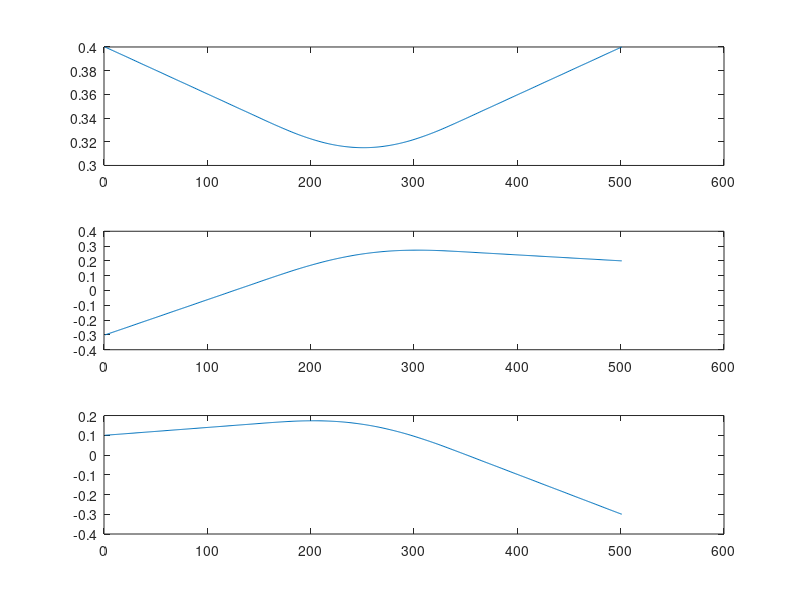

The MATLAB source for this figure: (Note: this script raises an error after producing the figure.)

% Stanford type robot manipulator of Joint Motion 
clc
clear all
close all




A = [0 0 -1 40; -1 0 0 -30; 0 1 0 10; 0 0 0 1];
B = [1 0 0 30; 0 -1 0 30; 0 0 -1 20; 0 0 0 1];
C = [0 1 0 40; 0 0 -1 20; -1 0 0 -30; 0 0 0 1];


%cm -> m
A(:, 4) =  A(:, 4)/100;
B(:, 4) =  B(:, 4)/100;
C(:, 4) =  C(:, 4)/100;

thetaA = A;
thetaB = B;
thetaC = C;
%cm -> m


s_rate = 0.002;
                       
i=1;
  
% From A to A' angle,angle_acceleration and acceleration
for sample_time=-0.5:s_rate:-0.2

    qA(:, :, i)=(thetaB-thetaA)/0.5*(sample_time+0.5)+thetaA;                
    dqA(:,:,i)=(thetaB-thetaA)/0.5;
    
    ddqA(:,i)=[0;0;0;0;0;0];
    i=i+1;
end

% Path 2 joint angle variation
% A2 means A' 
   
thetaA2=thetaA+(thetaB-thetaA)/0.5*(0.5-0.2);                        
dB=thetaA2-thetaB;

dC=thetaC-thetaB;
i=1;

  % From A to B angle,angle_acceleration and acceleration
for sample_time=(-0.2+s_rate):s_rate:(0.2-s_rate)
    h=(sample_time+0.2)/0.4;
    qB(:,:,i)=((dC*0.2/0.5+dB)*(2-h)*h^2-2*dB)*h+thetaB+dB;  
    
    dqB(:,:,i)=((dC*0.2/0.5+dB)*(1.5-h)*2*h^2-dB)/0.2;
    ddqB(:,:,i)=(dC*0.2/0.5+dB)*(1-h)*3*h/0.2^2;
    i=i+1;
end

% Path 3 joint angle variation
i=1;
for sample_time=0.2:s_rate:0.5
    h=sample_time/0.5;
    qC(:,:,i)=dC*h+thetaB;
    
    dqC(:,:,i)=dC/0.5;
    ddqC(:,i)=[0;0;0;0;0;0];
    i=i+1;
end


% From A to C angle variation at joint veiw 

figure(1)
sample_time=-0.5:s_rate:0.5;

size_qA = size(qA);
P_A = zeros(size_qA(3), 3);
for i = 1:size_qA(3)
    P_A(i, :) = qA(1:3, 4, i)';
end

size_qB = size(qB);
P_B = zeros(size_qB(3), 3);
for i = 1:size_qB(3)
    P_B(i, :) = qB(1:3, 4, i)';
end

size_qC = size(qC);
P_C = zeros(size_qC(3), 3);
for i = 1:size_qC(3)
    P_C(i, :) = qC(1:3, 4, i)';
end

P_final = [P_A; P_B; P_C];
figure;
subplot(3,1,1);plot(P_final(:,1));
subplot(3,1,2);plot(P_final(:,2));
subplot(3,1,3);plot(P_final(:,3));

function_path = "C:\Users\RTES\Desktop\Jakob\Robotics\Project\project_2\Reference\inverse_kinematics_2";
cd(function_path);
theta_A = zeros(size_qA(3), 6);
for i = 1:size_qA(3)
    theta_A(i, :) = kinematics_one_sol(qA(:, :, i));
end

theta_B = zeros(size_qB(3), 6);
for i = 1:size_qB(3)
    theta_B(i, :) = kinematics_one_sol(qB(:, :, i));
end

theta_C = zeros(size_qC(3), 6);
for i = 1:size_qC(3)
    theta_C(i, :) = kinematics_one_sol(qC(:, :, i));
end

theta_all = [theta_A; theta_B; theta_C];
size_theta_all = size(theta_all);
time_x = linspace(0,1,size_theta_all(1));
figure;
for i = 1 :6
    subplot(3,2,i);plot(time_x, theta_all(:,i));
    title("Joint " + i)
end
%theta
%{

theta_1=[qA(1,:) qB(1,:) qC(1,:)];                     
subplot(3,2,1);
plot(sample_time,theta_1);
grid
title('joint1');
ylabel('Angle(degree)');

theta_2=[qA(2,:) qB(2,:) qC(2,:)];                    
subplot(3,2,2);
plot(sample_time,theta_2);
grid
title('joint2');
ylabel('Angle(degree)');

theta_3=[qA(3,:) qB(3,:) qC(3,:)];                     
subplot(3,2,3);
plot(sample_time,theta_3);
grid
title('joint3');
ylabel('distance(cm)');

theta_4=[qA(4,:) qB(4,:) qC(4,:)];                     
subplot(3,2,4);
plot(sample_time,theta_4);
grid
title('joint4');
ylabel('Angle(degree)');

theta_5=[qA(5,:) qB(5,:) qC(5,:)];                      
subplot(3,2,5);
plot(sample_time,theta_5);
grid
title('joint5');
ylabel('Angle(degree)');

theta_6=[qA(6,:) qB(6,:) qC(6,:)];                     
subplot(3,2,6);
plot(sample_time,theta_6);
grid
title('joint6');
ylabel('Angle(degree)');
%theta


% From A to C angle veloctity variation at joint veiw 

figure(2)
subplot(3,2,1)
plot(sample_time,[dqA(1,:) dqB(1,:) dqC(1,:)]);  
grid
title('joint1');
ylabel('Angular Velocity');

subplot(3,2,2)
plot(sample_time,[dqA(2,:) dqB(2,:) dqC(2,:)]);   
grid
title('joint2');
ylabel('Angular Velocity');

subplot(3,2,3)
plot(sample_time,[dqA(3,:) dqB(3,:) dqC(3,:)]); 
grid
title('joint3');
ylabel('Velocity');

subplot(3,2,4)
plot(sample_time,[dqA(4,:) dqB(4,:) dqC(4,:)]);    
grid
title('joint4');
ylabel('Angular Velocity');

subplot(3,2,5)
plot(sample_time,[dqA(5,:) dqB(5,:) dqC(5,:)]);  
grid
title('joint5');
ylabel('Angular Velocity');

subplot(3,2,6)
plot(sample_time,[dqA(6,:) dqB(6,:) dqC(6,:)]);   
grid
title('joint6');
ylabel('Angular Velocity');

% From A to C angle acceleration variation at joint veiw 

figure(3)
subplot(3,2,1)
plot(sample_time,[ddqA(1,:) ddqB(1,:) ddqC(1,:)]);
grid
title('joint1');
ylabel('Angular Acceleration');

subplot(3,2,2)
plot(sample_time,[ddqA(2,:) ddqB(2,:) ddqC(2,:)]);
grid
title('joint2');
ylabel('Angular Acceleration');

subplot(3,2,3)
plot(sample_time,[ddqA(3,:) ddqB(3,:) ddqC(3,:)]);
grid
title('joint3');
ylabel('Acceleration');

subplot(3,2,4)
plot(sample_time,[ddqA(4,:) ddqB(4,:) ddqC(4,:)]);
grid
title('joint4');
ylabel('Angular Acceleration');

subplot(3,2,5)
plot(sample_time,[ddqA(5,:) ddqB(5,:) ddqC(5,:)]);
grid
title('joint5');
ylabel('Angular Acceleration');

subplot(3,2,6)
plot(sample_time,[ddqA(6,:) ddqB(6,:) ddqC(6,:)]);
grid
title('joint6');
ylabel('Angular Acceleration');

% Use Stanford type robot manipulator of Kinematics to convert Joint Path to Cartestion Path
% Path 1

%forward kinematics
kinematics_path = "C:\Users\RTES\Desktop\Jakob\Robotics\Project\project_2\Reference\kinematics_forward";
cd(kinematics_path);
i=1;

for t1=-0.5:s_rate:-0.2
    %qA(:,i)'
    p1=kinematics_forward(qA(:,i)');                   
    x1(i)=p1(1,4);
    y1(i)=p1(2,4);
    z1(i)=p1(3,4);
%     Cphi_1(i)=p1(4,1);
%     Ctheta1(i)=p1(5,1);
%     Cpsi_1(i)=p1(6,1);
    i=i+1;
end

% Path2

i=1;
for t2=(-0.2+s_rate):s_rate:(0.2-s_rate)
    p2=kinematics_forward(qB(:,i)');
    x2(i)=p2(1,4);
    y2(i)=p2(2,4);
    z2(i)=p2(3,4);
%     Cphi2(i)=p2(4,1);
%     Ctheta2(i)=p2(5,1);
%     Cpsi2(i)=p2(6,1);
    i=i+1;
end

% Path3

i=1;
for t3=0.2:s_rate:0.5
    %Kinematics convert
    p3=kinematics_forward(qC(:,i)');
    x3(i)=p3(1,4);
    y3(i)=p3(2,4);
    z3(i)=p3(3,4);
%     Cphi3(i)=p3(4,1);
%     Ctheta3(i)=p3(5,1);
%     Cpsi3(i)=p3(6,1);
    i=i+1;
end
%forward kinematics

%  Use Joint Motion to convert Cartesian of 3D This is figure 4
figure(4)
plot3(x1,y1,z1,x2,y2,z2,x3,y3,z3);
xlabel('x(m)');
ylabel('y(m)');
zlabel('z(m)');
text(20,10,-10,'A(20,10,-10)');
text(20,-5,10,'B(20,-5,10)');
text(-10,15,25,'C(-10,15,25)');
grid
title('3D path of Joint Motion')


% x,y,z position variation as time varies This is figure5
figure(5)
X=[x1 x2 x3];
Y=[y1 y2 y3];
Z=[z1 z2 z3];
sample_time=-0.5:s_rate:0.5;
subplot(3,1,1);
plot(sample_time,X);
grid
title('position of x');
subplot(3,1,2);
plot(sample_time,Y);
grid
title('position of y');
ylabel('Position(m)')
subplot(3,1,3);
plot(sample_time,Z);
grid
title('position of z');
xlabel('Time(s)')

% x,y,z velocity variation This is figure6  


tv=sample_time(2:length(sample_time));
% dX=diff(X)/s_rate;
% dY=diff(Y)/s_rate;
% dZ=diff(Z)/s_rate;
dX=diff(X);
dY=diff(Y);
dZ=diff(Z);
figure(6)
subplot(3,1,1);
plot(tv,dX);
grid
title('velocity of x');
subplot(3,1,2);
plot(tv,dY);
grid
title('velocity of y');
ylabel('Velocity(m/s)');
subplot(3,1,3);
plot(tv,dZ);
grid
title('velocity of z');
xlabel('Time(s)')

% x,y,z accleration variation This is figure7

ta=sample_time(3:length(sample_time));
% dX2=diff(dX)/s_rate;
% dY2=diff(dY)/s_rate;
% dZ2=diff(dZ)/s_rate;
dX2=diff(dX);
dY2=diff(dY);
dZ2=diff(dZ);
figure(7)
subplot(3,1,1);
plot(ta,dX2);
grid
title('acceleration of x');
subplot(3,1,2);
plot(ta,dY2);
grid
title('acceleration of y');
ylabel('Acceleration(m/s^2)');
subplot(3,1,3);
plot(ta,dZ2);
grid
title('acceleration of z');
xlabel('Time(s)')

% phi, theta, psi variation as time varies This is figure8
%{
figure(8)
PHI=[Cphi_1 Cphi2 Cphi3];
THETA=[Ctheta1 Ctheta2 Ctheta3];
PSI=[Cpsi_1 Cpsi2 Cpsi3];
sample_time=-0.5:s_rate:0.5;
subplot(3,1,1);
plot(sample_time,PHI);
grid
title('angle of phi');
subplot(3,1,2);
plot(sample_time,THETA);
grid
title('angle of theta');
ylabel('angle(。)')
subplot(3,1,3);
plot(sample_time,PSI);
grid
title('angle of psi');
xlabel('Time(s)')

% phi, theta, psi veloctiy variation as time varies This is figure9
tv=sample_time(2:1001);
dPHI=diff(PHI)/s_rate;
dTHETA=diff(THETA)/s_rate;
dPSI=diff(PSI)/s_rate;
figure(9)
subplot(3,1,1);
plot(tv,dPHI);
grid
title('angular velocity of phi');
subplot(3,1,2);
plot(tv,dTHETA);
grid
title('angular velocity of theta');
ylabel('angular velocity(degree/s)');
subplot(3,1,3);
plot(tv,dPSI);
grid
title('angular velocity of psi');
xlabel('Time(s)')

% phi, theta, psi acceleration variation This is figure10
ta=sample_time(3:1001);
dPHI2=diff(dPHI)/s_rate;
dTHETA2=diff(dTHETA)/s_rate;
dPSI2=diff(dPSI)/s_rate;
figure(10)
subplot(3,1,1);
plot(ta,dPHI2);
grid
title('acceleration of phi');
subplot(3,1,2);
plot(ta,dTHETA2);
grid
title('angular acceleration of theta');
ylabel('angular acceleration(degree/s^2)');
subplot(3,1,3);
plot(ta,dPSI2);
grid
title('angular acceleration of psi');
xlabel('Time(s)')
%}
%}


%Functions
function [Jtheta] = IK(T6)


dtor = pi/180;  %degree to rad
rtod = 180/pi;  %rad to degree
d2 = 6.375;


%inverse kinematic
    
nx=T6(1,1);
ny=T6(2,1);
nz=T6(3,1);

ox=T6(1,2);
oy=T6(2,2);
oz=T6(3,2);

ax=T6(1,3);
ay=T6(2,3);
az=T6(3,3);

px=T6(1,4);
py=T6(2,4);
pz=T6(3,4);
   
    %theta1
    r = sqrt((px)^2+(py)^2);   
    t11 = atan2(py,px)-atan2(d2,sqrt((r)^2-(d2)^2));  
    t12 = atan2(py,px)+atan2(d2,sqrt((r)^2-(d2)^2)); 
       
    if abs(t12*rtod)<=120
    t1 = t12+pi;
    dm=2;
    end
    
    if  abs(t11*rtod)<=120
    t1 = t11;  
    dm=1;
    end
    
    if  abs(t11*rtod)>120
    t1 = t11+pi;  
    dm=1;
    end
    

   %fprintf('t1= %f  \n',t1*rtod);
    s1 = sin(t1);
    c1 = cos(t1);
    %theta2
    t2 = atan2(c1*px+s1*py,pz);
    s2 = sin(t2);
    c2 = cos(t2);
    %distance3
    d3 = s2*(c1*px+s1*py)+c2*pz;
    %theta4
    t44 = atan2(-s1*ax+c1*ay ,c2*(c1*ax+s1*ay)-s2*az);
    while dm == 1
    t4=t44;
    break 
    end
    while dm == 2
    t4=t44-pi;
    break 
    end
    s4 = sin(t4);
    c4 = cos(t4);
    %theta5
    t5 = atan2(c4*(c2*(c1*ax+s1*ay)-s2*az)+s4*(-s1*ax+c1*ay),s2*(c1*ax+s1*ay)+c2*az);    
    s4 = sin(t4);
    c4 = cos(t4);
    %theta6
    s5 = sin(t5);
    c5 = cos(t5);
    coso = c1*ox + s1*oy;
    soco = -s1*ox + c1*oy;
    so = s2*oz;
    co = c2*oz;
    t6 = atan2(-c5*(c4*(c2*coso-so)+s4*soco)+s5*(s2*coso+co), -s4*(c2*coso-so)+c4*soco );
    
    while abs(t11*rtod)>160
   % fprintf('Theta1 can not enable\n');
    break 
    end
    while abs(t2*rtod)>125
   %     fprintf('Theta2 can not enable\n');
    break 
    end
    while abs(t4*rtod)>140
   % fprintf('Theta4 can not enable\n');
    break 
    end
    while abs(t5*rtod)>100
    %fprintf('Theta5 can not enable\n');
    break 
    end
    while abs(t6*rtod)>260
   % fprintf('Theta6 can not enable\n');
    break 
    end
    
    %fprintf('(theta1,theta2,distance3,theta4,theta5,theta6)=(%f ,%f ,%f ,%f ,%f ,%f) \n',t1*rtod,t2*rtod,d3,t4*rtod,t5*rtod,t6*rtod);
    
    
    theta=[t1*rtod  t2*rtod  d3  t4*rtod  t5*rtod t6*rtod];

Jtheta=theta(1,:)';
end

function [P] = kinematics(joint_varaible)
dtor = pi/180;  %degree to rad
rtod = 180/pi;  %rad to degree
d2 = 1;

%forward kinematic

    joint=joint_varaible;
    t1=joint(1,1);
    t2=joint(1,2);
    d3=joint(1,3);
    t4=joint(1,4);
    t5=joint(1,5);
    t6=joint(1,6);
    
    A1 = [cos(t1*dtor)  0  -sin(t1*dtor)  0 ;
          sin(t1*dtor)  0   cos(t1*dtor)  0 ;
                  0 -1 0 0 ;
                  0 0  0 1];
              
    A2 = [cos(t2*dtor)  0   sin(t2*dtor)  0 ;
          sin(t2*dtor)  0  -cos(t2*dtor)  0 ;
                  0 1 0 d2 ;
                  0 0 0 1 ];
              
    A3 = [   1  0  0  0 ;
             0  1  0  0 ;
             0  0  1  d3 ;
             0  0  0  1 ];
              
    A4 = [cos(t4*dtor)  0  -sin(t4*dtor)  0 ;
          sin(t4*dtor)  0   cos(t4*dtor)  0 ;
                  0 -1 0 0 ;
                  0  0 0 1 ];
        
    A5 = [cos(t5*dtor)  0   sin(t5*dtor)  0 ;
          sin(t5*dtor)  0  -cos(t5*dtor)  0 ;
                  0 1 0 0 ;
                  0 0 0 1 ];
              
    A6 = [cos(t6*dtor)  -sin(t6*dtor)  0  0 ;
          sin(t6*dtor)   cos(t6*dtor)  0  0 ;
                  0 0 1 0 ;
                  0 0 0 1 ];
 
    T6 = A1*A2*A3*A4*A5*A6;
    nx = T6(1,1);
    ny = T6(2,1);
    nz = T6(3,1);  
    ox = T6(1,2);
    oy = T6(2,2);
    oz = T6(3,2); 
    ax = T6(1,3);
    ay = T6(2,3);
    az = T6(3,3); 
    px = T6(1,4);
    py = T6(2,4);
    pz = T6(3,4); 
    
    phi = atan2(ay,ax)*rtod;
    theta = atan2(sqrt((ax)^2+(ay)^2),az)*rtod;
    psi = atan2(oz,-nz)*rtod;
    
    while abs(t1)>160
        break 
    end
    while abs(t2)>125
    break 
    end
    while abs(d3)>30
    break 
    end
    while abs(t4)>140
    break 
    end
    while abs(t5)>100
    break 
    end
    while abs(t6)>260
    break 
    end 

P = [px, py, pz, phi, theta, psi]';

end
%Functions